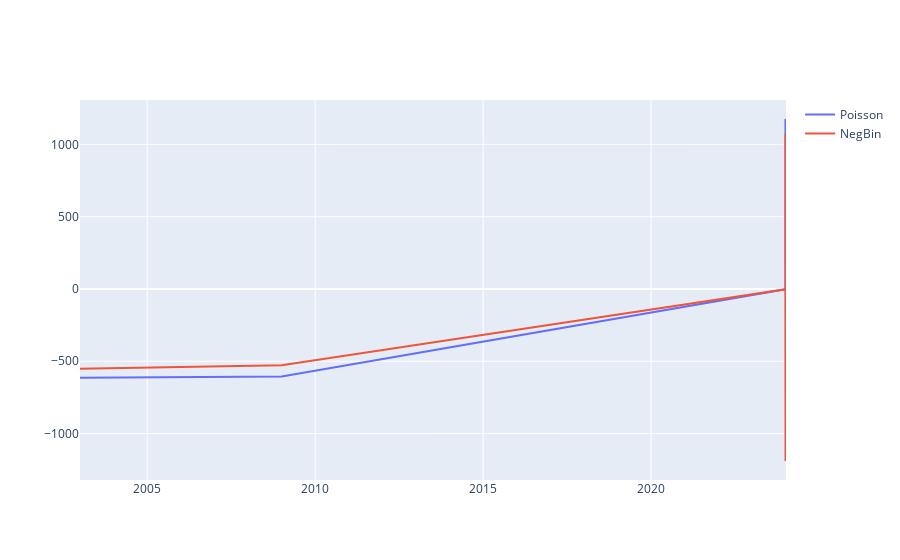

The cell this chart's notebook holds for it:
### Code cell
fig = go.Figure()
fig.add_trace(go.Scatter(x=poisson_fit.residuals.index, y=poisson_fit.residuals.values, name="Poisson"))
fig.add_trace(go.Scatter(x=nb_fit.residuals.index, y=nb_fit.residuals.values, name="NegBin"))
fig.show()

### Figure 1 — Plotly figure (JSON) as saved in the notebook; plotly's stock layout.template omitted (floating-point values rounded to 4 significant figures; data arrays with more than 128 entries replaced by an {"elided": "..."} marker saying what was removed)
{"data": [{"name": "Poisson", "type": "scatter", "x": {"elided": "569 str values"}, "y": {"elided": "569 float values"}}, {"name": "NegBin", "type": "scatter", "x": {"elided": "569 str values"}, "y": {"elided": "569 float values"}}], "layout": {}}
